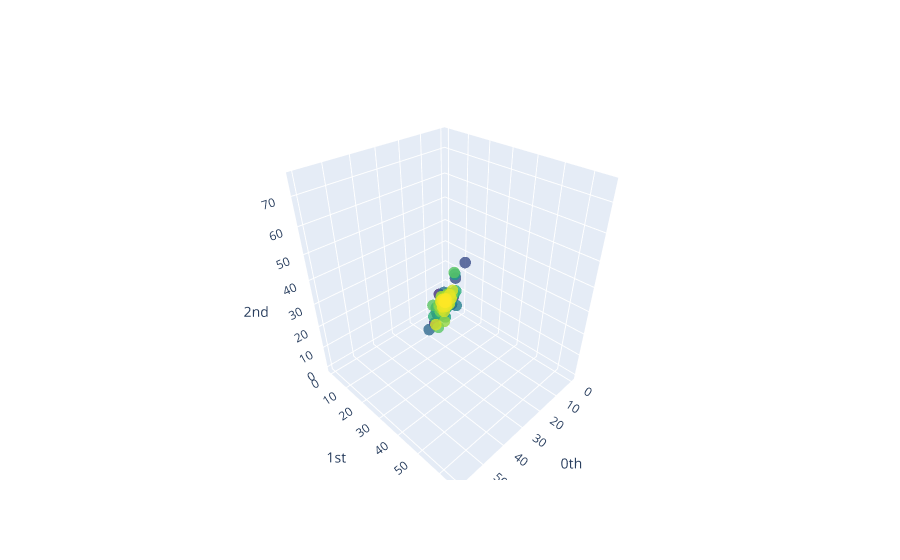

The cell this chart's notebook holds for it:
### Code cell
from gtda.plotting import plot_point_cloud

plot_point_cloud(y_periodic_embedded)

### Figure 1 — Plotly figure (JSON) as saved in the notebook; plotly's stock layout.template omitted (floating-point values rounded to 4 significant figures; data arrays with more than 128 entries replaced by an {"elided": "..."} marker saying what was removed)
{"data": [{"marker": {"color": {"elided": "365 int values"}, "colorscale": [[0, "#440154"], [0.1111, "#482878"], [0.2222, "#3e4989"], [0.3333, "#31688e"], [0.4444, "#26828e"], [0.5556, "#1f9e89"], [0.6667, "#35b779"], [0.7778, "#6ece58"], [0.8889, "#b5de2b"], [1, "#fde725"]], "opacity": 0.8, "size": 4}, "mode": "markers", "type": "scatter3d", "x": {"elided": "365 float values"}, "y": {"elided": "365 float values"}, "z": {"elided": "365 float values"}}], "layout": {"scene": {"xaxis": {"exponentformat": "e", "showexponent": "all", "title": {"text": "0th"}, "type": "linear"}, "yaxis": {"exponentformat": "e", "showexponent": "all", "title": {"text": "1st"}, "type": "linear"}, "zaxis": {"exponentformat": "e", "showexponent": "all", "title": {"text": "2nd"}, "type": "linear"}}}}
